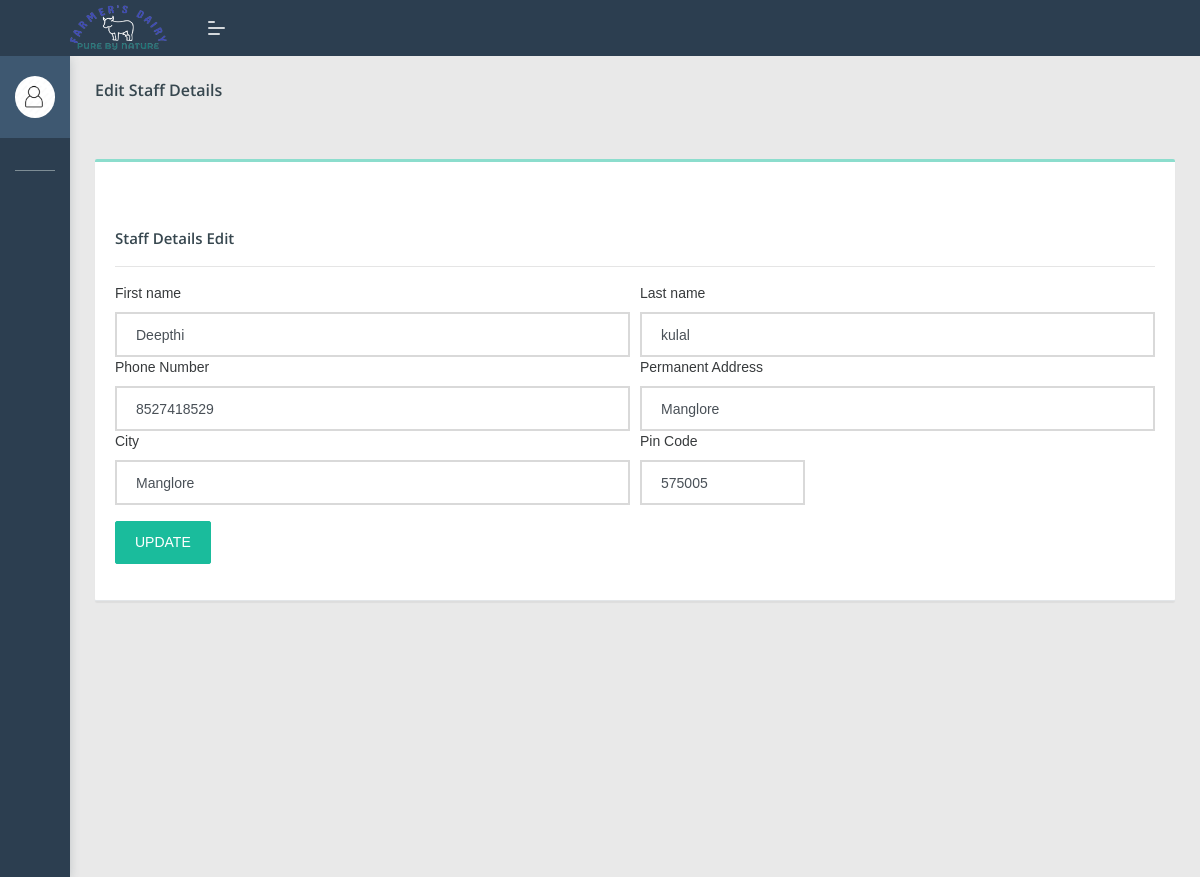
Screenshot of /dipo/editstaff.php?edid=2 with the database file from the repository.
### tables this page shows
CREATE TABLE `add_staff` (
  `s_id` int(100) NOT NULL,
  `fname` varchar(100) NOT NULL,
  `lname` varchar(100) NOT NULL,
  `staffno` varchar(100) NOT NULL,
  `email` varchar(100) NOT NULL,
  `password` varchar(100) NOT NULL,
  `phno` bigint(100) NOT NULL,
  `address` varchar(100) NOT NULL,
  `city` varchar(100) NOT NULL,
  `state` varchar(100) NOT NULL,
  `pin_code` varchar(100) NOT NULL,
  `acc_no` varchar(100) NOT NULL,
  `ifsc_code` varchar(100) NOT NULL,
  `bank` varchar(100) NOT NULL,
  `dippoid` varchar(100) NOT NULL
);

### dipo/editstaff.php (the view, shortened to what this page needs)
 <!DOCTYPE html>
<html lang="en">
<head>
    <link rel="stylesheet" href="assets/css/style.css">
</head>
<body class="">
	<nav class="pcoded-navbar  ">
		<div class="navbar-wrapper  ">
			<div class="navbar-content scroll-div " >
					<div class="">
					<div class="main-menu-header">
						<img class="img-radius" src="assets/images/user/avatar-2.jpg" alt="User-Profile-Image">
						<div class="user-details">
						</div>
					</div>
				</div>
				<ul class="nav pcoded-inner-navbar ">
					<li class="nav-item pcoded-menu-caption">
					</li>
					<li class="nav-item">
					    <a href="main.php" class="nav-link "><span class="pcoded-micon"><i class="feather icon-home"></i></span><span class="pcoded-mtext">Dashboard</span></a>
					</li>
					<li class="nav-item pcoded-hasmenu">
					    <a href="#!" class="nav-link "><span class="pcoded-micon"><i class="feather icon-align-justify"></i></span><span class="pcoded-mtext">Staff Details</span></a>
					</li>
					<li class="nav-item pcoded-hasmenu">
					    <a href="#!" class="nav-link "><span class="pcoded-micon"><i class="feather icon-align-justify"></i></span><span class="pcoded-mtext">User Details</span></a>
					</li>
						<li class="nav-item pcoded-hasmenu">
					    <a href="#!" class="nav-link "><span class="pcoded-micon"><i class="feather icon-align-justify"></i></span><span class="pcoded-mtext">Milk Details</span></a>
					</li>
					<li class="nav-item pcoded-hasmenu">
					    <a href="#!" class="nav-link "><span class="pcoded-micon"><i class="feather icon-align-justify"></i></span><span class="pcoded-mtext">Facilities</span></a>
					</li>
                        <li class="nav-item">
					    <a href="profile.php" class="nav-link "><span class="pcoded-micon"><i class="feather icon-align-justify"></i></span><span class="pcoded-mtext">View feedback</span></a>
					</li>
				</ul>
			</div>
		</div>
	</nav>
	<header class="navbar pcoded-header navbar-expand-lg navbar-light header-dark">
				<div class="m-header">
					<a class="mobile-menu" id="mobile-collapse" href="#!"><span></span></a>
					<a href="#!" class="b-brand">
						<img src="assets/images/67.jpg" width="100px" height="50px" class="logo">
					</a>
				</div>
				<div class="collapse navbar-collapse">
					<ul class="navbar-nav mr-auto">
						<li class="nav-item">
							<a href="#!" class="pop-search"><i class="feather icon-search"></i></a>
						</li>
					</ul>
					<ul class="navbar-nav ml-auto">
						<li>
							<div class="dropdown drp-user">
								<a href="#" class="dropdown-toggle" data-toggle="dropdown">
									<i class="feather icon-user"></i>
								</a>
							</div>
						</li>
					</ul>
				</div>
	</header>
<section class="pcoded-main-container">
    <div class="pcoded-content">
        <div class="page-header">
            <div class="page-block">
                <div class="row align-items-center">
                    <div class="col-md-12">
                        <div class="page-header-title">
                            <h5 class="m-b-10">Edit Staff Details</h5>
                        </div>
                        <ul class="breadcrumb">
                            <li class="breadcrumb-item"><a href="MAIN.PHP"><i class="feather icon-home"></i></a></li>
                        </ul>
                    </div>
                </div>
            </div>
        </div>
        <div class="row">
             <div class="col-sm-12">
                <div class="card">
                    <div class="card-header">
                       <h5 class="mt-5">Staff Details Edit</h5>
                        <hr>
						<?php
						if(isset($_GET['edid']))
							{
								$eid=$_GET['edid'];
								include 'config.php';
								$sql1 = "select * from add_staff where s_id='".$eid."'";
								$result1 = mysqli_query($con,$sql1);
								$num1=mysqlI_num_rows($result1);
								if($num1 > 0)
								{
								while($row1 = mysqli_fetch_array($result1))
								{
								$fname=$row1['fname'];
								$lname=$row1['lname'];
								$phno=$row1['phno'];
								$address=$row1['address'];
								$city=$row1['city'];
								$pin_code=$row1['pin_code'];
								}
								?>
                        <form action="#" method="post" class="needs-validation" novalidate>
                            <div class="form-row">
                                <div class="col-md-6">
                                    <label for="validationCustom01">First name</label>
                                    <input type="text" name="fname" value="<?php echo $fname; ?>" class="form-control" id="validationCustom01" placeholder="First name" required>
                                </div>
                                <div class="col-md-6">
                                    <label for="validationCustom02">Last name</label>
                                    <input type="text" name="lname" value="<?php echo $lname; ?>" class="form-control" id="validationCustom02" placeholder="Last name" option>
                                </div>
							</div>
                            <div class="form-row">
							<div class="col-md-6 mb-6">
                                    <label for="validationCustom03">Phone Number</label>
                                    <input type="number" name="phno" value="<?php echo $phno; ?>"class="form-control" id="validationCustom03" placeholder="Phone number" required>
                                </div>
								<div class="col-md-6 mb-6">
                                <label for="inputAddress">Permanent Address</label>
                                <input type="text"  name="address" value="<?php echo $address; ?> "class="form-control" id="inputAddress" placeholder="1234 Main St">
                            </div>
							</div>
                            <div class="form-row">
                                <div class="form-group col-md-6">
                                    <label for="inputCity">City</label>
                                    <input type="text" name="city" value="<?php echo $city; ?>  "class="form-control" id="inputCity"  placeholder="City">
                                </div>
                                <div class="form-group col-md-2">
                                    <label for="inputZip">Pin Code</label>
                                    <input type="text"  name="pin_code" value="<?php echo $pin_code; ?>  "class="form-control" id="inputZip"  placeholder="Pin code">
                                </div>
                            </div>
                            <div class="form-row">
							 <div class="form-group col-md-2">
                            <button type="submit" name="update" class="btn  btn-primary">UPDATE</button>
							</div>
							</div>
						</form>
						<?php
								}
							}
?>
					</div>
				</div>
			</div>
                        </div>
                    </div>
</section>
</body>
</html>

### rows the page displays
add_staff: fname "Deepthi", lname "kulal", phno "8527418529", address "Manglore", city "Manglore", pin_code "575005"
